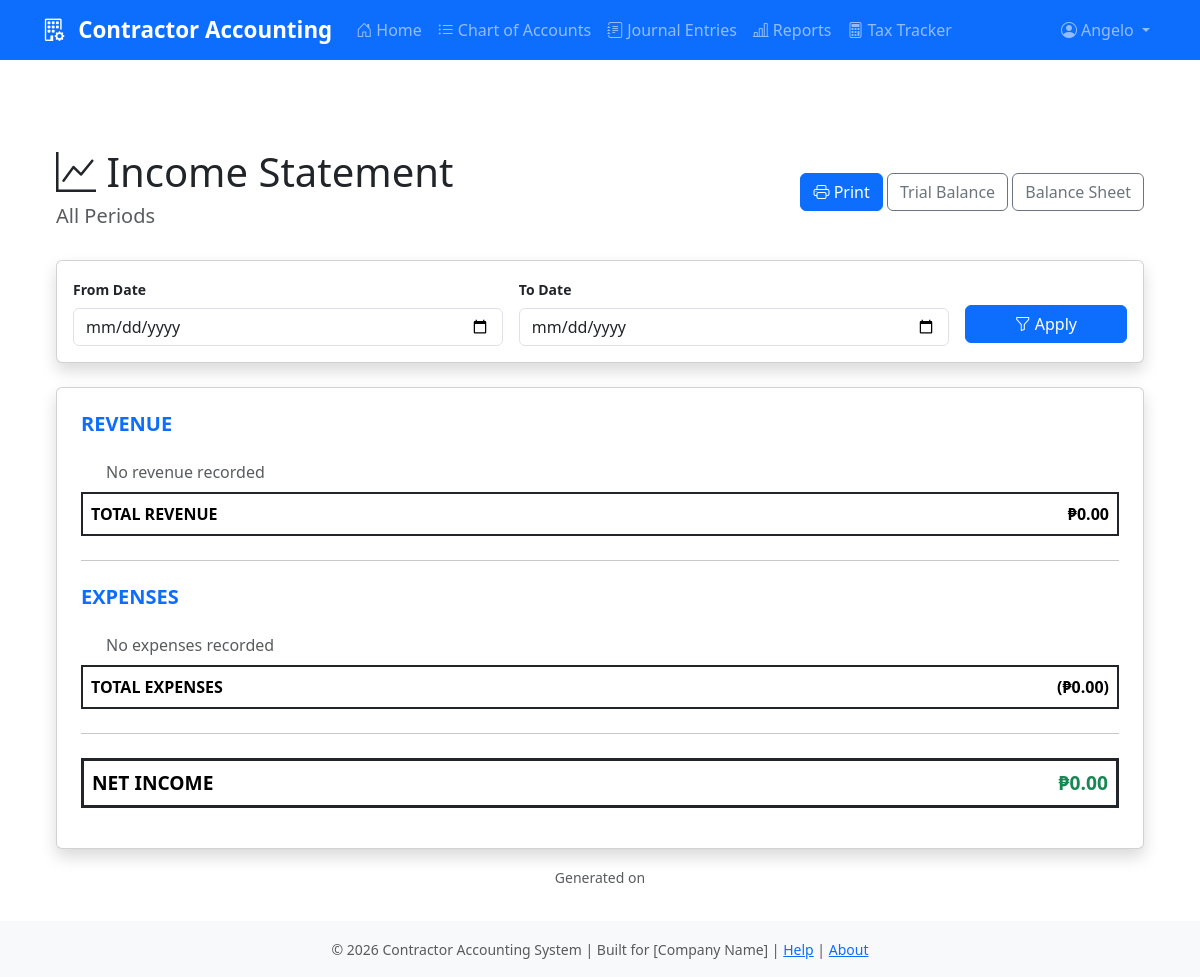
The page /ledger/reports/income-statement/ (signed in) on the database as committed earlier.
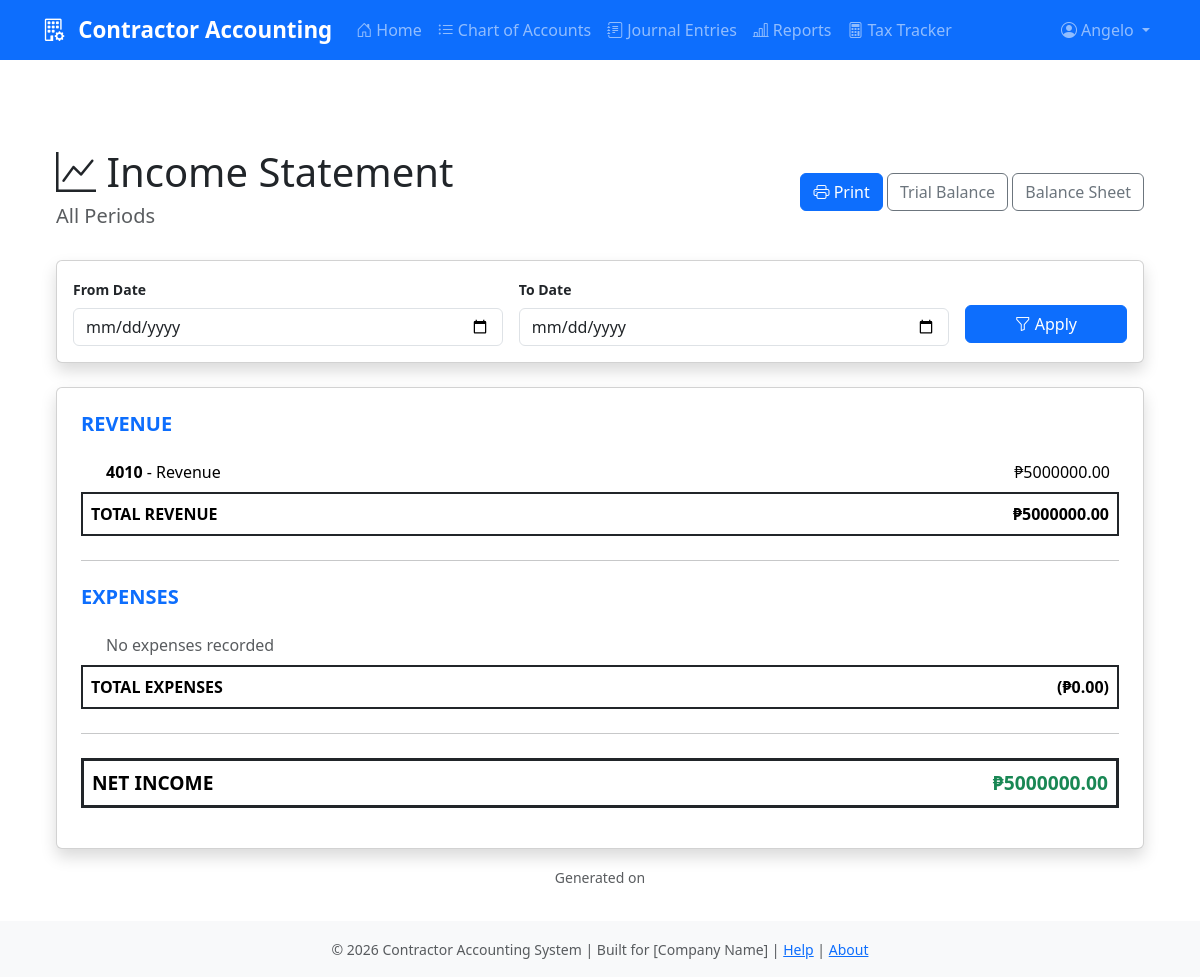
The same page on the database as committed later.
### ledger/models.py (models this page shows, shortened)
class Account(models.Model):
    ACCOUNT_TYPES = [
        ('ASSET', 'Asset'),
        ('LIABILITY', 'Liability'),
        ('EQUITY', 'Equity'),
        ('REVENUE', 'Revenue'),
        ('EXPENSE', 'Expense'),
    ]
    code = models.CharField(max_length=20, unique=True,
                            help_text="Account code (e.g., 1010, 5010)")
    name = models.CharField(max_length=200, help_text="Account name")
    account_type = models.CharField(max_length=20, choices=ACCOUNT_TYPES)
    parent = models.ForeignKey(
        'self',
        on_delete=models.SET_NULL,
        null=True,
        blank=True,
        related_name='children',
        help_text="Parent account for hierarchical chart of accounts"
    )
    is_active = models.BooleanField(default=True)
    description = models.TextField(blank=True)
    created_at = models.DateTimeField(auto_now_add=True)
    updated_at = models.DateTimeField(auto_now=True)
    class Meta:
        ordering = ['code']
        verbose_name = "Account"
        verbose_name_plural = "Chart of Accounts"

### ledger/views.py (the view, shortened to what this page needs)
# urls.py: path('reports/income-statement/', views.report_income_statement,
@login_required(login_url='login')
def report_income_statement(request):
    from django.db.models import Sum
    from decimal import Decimal
    filter_form = ReportFilterForm(request.GET)
    date_from = None
    date_to = None
    if filter_form.is_valid():
        date_from = filter_form.cleaned_data.get('date_from')
        date_to = filter_form.cleaned_data.get('date_to')
    lines = JournalLine.objects.filter(journal__status='POSTED')
    if date_from:
        lines = lines.filter(journal__transaction_date__gte=date_from)
    if date_to:
        lines = lines.filter(journal__transaction_date__lte=date_to)
    revenue_accounts = Account.objects.filter(
        account_type='REVENUE', is_active=True).order_by('code')
    revenue_data = []
    total_revenue = Decimal('0.00')
    for account in revenue_accounts:
        account_lines = lines.filter(account=account)
        credits = account_lines.aggregate(Sum('credit_amount'))[
            'credit_amount__sum'] or Decimal('0.00')
        debits = account_lines.aggregate(Sum('debit_amount'))[
            'debit_amount__sum'] or Decimal('0.00')
        net = credits - debits
        if net != 0:
            revenue_data.append({
                'account': account,
                'amount': net,
            })
            total_revenue += net
    expense_accounts = Account.objects.filter(
        account_type='EXPENSE', is_active=True).order_by('code')
    expense_data = []
    total_expenses = Decimal('0.00')
    net_income = total_revenue - total_expenses
    context = {
        'filter_form': filter_form,
        'revenue_data': revenue_data,
        'expense_data': expense_data,
        'total_revenue': total_revenue,
        'total_expenses': total_expenses,
        'net_income': net_income,
        'date_from': date_from,
        'date_to': date_to,
        'report_title': 'Income Statement',
    }
    return render(request, 'ledger/report_income_statement.html', context)

### ledger/forms.py
class ReportFilterForm(forms.Form):
    date_from = forms.DateField(
        required=False,
        label='From Date',
        widget=forms.DateInput(attrs={
            'class': 'form-control',
            'type': 'date'
        })
    )
    date_to = forms.DateField(
        required=False,
        label='To Date',
        widget=forms.DateInput(attrs={
            'class': 'form-control',
            'type': 'date'
        })
    )
    account = forms.ModelChoiceField(
        required=False,
        queryset=Account.objects.filter(is_active=True).order_by('code'),
        widget=forms.Select(attrs={
            'class': 'form-select'
        }),
        label='Account (for General Ledger)',
        empty_label='Select Account'
    )

### ledger/templates/ledger/report_income_statement.html (shortened to what the changed rows need)
{% extends 'ledger/base.html' %}
{% block content %}
<div class="container mt-4">
    <div class="d-flex justify-content-between align-items-center mb-4">
        <div>
            <h1 class="display-6"><i class="bi bi-graph-up"></i> Income Statement</h1>
        </div>
    </div>
    <div class="card shadow">
        <div class="card-body p-4">
            <table class="table table-borderless">
                <tbody>
                    {% for item in revenue_data %}
                        <tr>
                            <td style="width: 60%;" class="ps-4">
                                <strong>{{ item.account.code }}</strong> - {{ item.account.name }}
                            </td>
                            <td class="text-end" style="width: 40%;">
                                ₱{{ item.amount|floatformat:2 }}
                            </td>
                        </tr>
                    {% empty %}
                        <tr>
                            <td colspan="2" class="text-muted ps-4">No revenue recorded</td>
                        </tr>
                    {% endfor %}
                </tbody>
                <tfoot class="border-top border-2 border-dark">
                    <tr class="fw-bold">
                        <td>TOTAL REVENUE</td>
                        <td class="text-end">₱{{ total_revenue|floatformat:2 }}</td>
                    </tr>
                </tfoot>
            </table>
            <table class="table table-borderless">
                <tfoot class="border-top border-3 border-dark">
                    <tr class="fw-bold" style="font-size: 1.2rem;">
                        <td style="width: 60%;">
                            NET INCOME {% if net_income < 0 %}(LOSS){% endif %}
                        </td>
                        <td class="text-end {% if net_income >= 0 %}text-success{% else %}text-danger{% endif %}" style="width: 40%;">
                            {% if net_income >= 0 %}
                                ₱{{ net_income|floatformat:2 }}
                            {% else %}
                                (₱{{ net_income|floatformat:2|slice:"1:" }})
                            {% endif %}
                        </td>
                    </tr>
                </tfoot>
            </table>
        </div>
    </div>
</div>
{% endblock %}

Rows that differ between the two databases and show on the page:
added Account: account.code "4010", account.name "Revenue", amount "5000000.00"
Other text that changed with them:
{{ total_revenue|floatformat:2 }}: "0.00" → "5000000.00"
{{ net_income|floatformat:2 }}: "0.00" → "5000000.00"
text no longer shown: "No revenue recorded"
